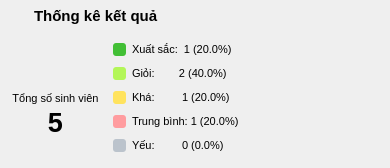
                <widget class="QFrame" name="statisticsCard">
                 <property name="minimumSize">
                  <size>
                   <width>390</width>
                   <height>168</height>
                  </size>
                 </property>
                 <layout class="QVBoxLayout" name="statisticsCardLayout">
                  <property name="leftMargin">
                   <number>0</number>
                  </property>
                  <property name="topMargin">
                   <number>0</number>
                  </property>
                  <property name="rightMargin">
                   <number>0</number>
                  </property>
                  <property name="bottomMargin">
                   <number>0</number>
                  </property>
                  <property name="spacing">
                   <number>0</number>
                  </property>
                  <item>
                   <widget class="QFrame" name="statisticsCardHeader">
                    <layout class="QHBoxLayout" name="statisticsCardHeaderLayout">
                     <property name="leftMargin">
                      <number>6</number>
                     </property>
                     <property name="topMargin">
                      <number>6</number>
                     </property>
                     <property name="rightMargin">
                      <number>6</number>
                     </property>
                     <property name="bottomMargin">
                      <number>6</number>
                     </property>
                     <property name="spacing">
                      <number>8</number>
                     </property>
                     <item>
                      <widget class="QLabel" name="statisticsCardIcon">
                       <property name="text">
                        <string />
                       </property>
                       <property name="font">
                        <font>
                         <family>Segoe UI</family>
                         <pointsize>9</pointsize>
                         <bold>false</bold>
                        </font>
                       </property>
                       <property name="pixmap">
                        <pixmap>:/icons/pie.svg</pixmap>
                       </property>
                       <property name="scaledContents">
                        <bool>true</bool>
                       </property>
                       <property name="minimumSize">
                        <size>
                         <width>20</width>
                         <height>20</height>
                        </size>
                       </property>
                       <property name="maximumSize">
                        <size>
                         <width>20</width>
                         <height>20</height>
                        </size>
                       </property>
                      </widget>
                     </item>
                     <item>
                      <widget class="QLabel" name="statisticsCardTitle">
                       <property name="text">
                        <string>Thống kê kết quả</string>
                       </property>
                       <property name="font">
                        <font>
                         <family>Segoe UI</family>
                         <pointsize>11</pointsize>
                         <bold>true</bold>
                        </font>
                       </property>
                      </widget>
                     </item>
                    </layout>
                   </widget>
                  </item>
                  <item>
                   <widget class="QWidget" name="statisticsCardBody">
                    <layout class="QVBoxLayout" name="statisticsCardBodyLayout">
                     <property name="leftMargin">
                      <number>6</number>
                     </property>
                     <property name="topMargin">
                      <number>6</number>
                     </property>
                     <property name="rightMargin">
                      <number>6</number>
                     </property>
                     <property name="bottomMargin">
                      <number>6</number>
                     </property>
                     <property name="spacing">
                      <number>8</number>
                     </property>
                     <item>
                      <widget class="QWidget" name="statisticsBody">
                       <layout class="QHBoxLayout" name="statisticsBodyLayout" stretch="0,1,0">
                        <property name="leftMargin">
                         <number>0</number>
                        </property>
                        <property name="topMargin">
                         <number>0</number>
                        </property>
                        <property name="rightMargin">
                         <number>0</number>
                        </property>
                        <property name="bottomMargin">
                         <number>0</number>
                        </property>
                        <property name="spacing">
                         <number>8</number>
                        </property>
                        <item>
                         <widget class="QFrame" name="totalStudentsCard">
                          <property name="minimumSize">
                           <size>
                            <width>92</width>
                            <height>104</height>
                           </size>
                          </property>
                          <property name="maximumSize">
                           <size>
                            <width>108</width>
                            <height>120</height>
                           </size>
                          </property>
                          <layout class="QVBoxLayout" name="totalStudentsLayout">
                           <property name="leftMargin">
                            <number>6</number>
                           </property>
                           <property name="topMargin">
                            <number>6</number>
                           </property>
                           <property name="rightMargin">
                            <number>6</number>
                           </property>
                           <property name="bottomMargin">
                            <number>6</number>
                           </property>
                           <property name="spacing">
                            <number>2</number>
                           </property>
                           <item>
                            <spacer name="totalStudentsTopSpacer">
                             <property name="orientation">
                              <enum>Qt::Vertical</enum>
                             </property>
                             <property name="sizeHint">
                              <size>
                               <width>10</width>
                               <height>8</height>
                              </size>
                             </property>
                            </spacer>
                           </item>
                           <item alignment="Qt::AlignHCenter">
                            <widget class="QLabel" name="totalStudentsIcon">
                             <property name="text">
                              <string />
                             </property>
                             <property name="font">
                              <font>
                               <family>Segoe UI</family>
                               <pointsize>9</pointsize>
                               <bold>false</bold>
                              </font>
                             </property>
                             <property name="pixmap">
                              <pixmap>:/icons/person_green.svg</pixmap>
                             </property>
                             <property name="scaledContents">
                              <bool>true</bool>
                             </property>
                             <property name="minimumSize">
                              <size>
                               <width>28</width>
                               <height>28</height>
                              </size>
                             </property>
                             <property name="maximumSize">
                              <size>
                               <width>28</width>
                               <height>28</height>
                              </size>
                             </property>
                            </widget>
                           </item>
                           <item>
                            <widget class="QLabel" name="totalStudentsCaption">
                             <property name="text">
                              <string>Tổng số sinh viên</string>
                             </property>
                             <property name="font">
                              <font>
                               <family>Segoe UI</family>
                               <pointsize>8</pointsize>
                               <bold>false</bold>
                              </font>
                             </property>
                             <property name="alignment">
                              <set>Qt::AlignCenter</set>
                             </property>
                            </widget>
                           </item>
                           <item>
                            <widget class="QLabel" name="totalStudentsLabel">
                             <property name="text">
                              <string>5</string>
                             </property>
                             <property name="font">
                              <font>
                               <family>Segoe UI</family>
                               <pointsize>20</pointsize>
                               <bold>true</bold>
                              </font>
                             </property>
                             <property name="alignment">
                              <set>Qt::AlignCenter</set>
                             </property>
                            </widget>
                           </item>
                           <item>
                            <spacer name="totalStudentsBottomSpacer">
                             <property name="orientation">
                              <enum>Qt::Vertical</enum>
                             </property>
                             <property name="sizeHint">
                              <size>
                               <width>10</width>
                               <height>8</height>
                              </size>
                             </property>
                            </spacer>
                           </item>
                          </layout>
                         </widget>
                        </item>
                        <item>
                         <widget class="QWidget" name="resultsLegend">
                          <layout class="QGridLayout" name="resultsLegendLayout">
                           <property name="leftMargin">
                            <number>0</number>
                           </property>
                           <property name="topMargin">
                            <number>0</number>
                           </property>
                           <property name="rightMargin">
                            <number>0</number>
                           </property>
                           <property name="bottomMargin">
                            <number>0</number>
                           </property>
                           <property name="spacing">
                            <number>6</number>
                           </property>
                           <item row="0" column="0">
                            <widget class="QLabel" name="excellentSwatch">
                             <property name="text">
                              <string />
                             </property>
                             <property name="font">
                              <font>
                               <family>Segoe UI</family>
                               <pointsize>9</pointsize>
                               <bold>false</bold>
                              </font>
                             </property>
                             <property name="minimumSize">
                              <size>
                               <width>13</width>
                               <height>13</height>
                              </size>
                             </property>
                             <property name="maximumSize">
                              <size>
                               <width>13</width>
                               <height>13</height>
                              </size>
                             </property>
                             <property name="styleSheet">
                              <string>background: #42bf35; border-radius: 3px;</string>
                             </property>
                            </widget>
                           </item>
                           <item row="0" column="1">
                            <widget class="QLabel" name="excellentLegendLabel">
                             <property name="text">
                              <string>Xuất sắc:  1 (20.0%)</string>
                             </property>
                             <property name="font">
                              <font>
                               <family>Segoe UI</family>
                               <pointsize>8</pointsize>
                               <bold>false</bold>
                              </font>
                             </property>
                            </widget>
                           </item>
                           <item row="1" column="0">
                            <widget class="QLabel" name="goodSwatch">
                             <property name="text">
                              <string />
                             </property>
                             <property name="font">
                              <font>
                               <family>Segoe UI</family>
                               <pointsize>9</pointsize>
                               <bold>false</bold>
                              </font>
                             </property>
                             <property name="minimumSize">
                              <size>
                               <width>13</width>
                               <height>13</height>
                              </size>
                             </property>
                             <property name="maximumSize">
                              <size>
                               <width>13</width>
                               <height>13</height>
                              </size>
                             </property>
                             <property name="styleSheet">
                              <string>background: #b3f658; border-radius: 3px;</string>
                             </property>
                            </widget>
                           </item>
                           <item row="1" column="1">
                            <widget class="QLabel" name="goodLegendLabel">
                             <property name="text">
                              <string>Giỏi:        2 (40.0%)</string>
                             </property>
                             <property name="font">
                              <font>
                               <family>Segoe UI</family>
                               <pointsize>8</pointsize>
                               <bold>false</bold>
                              </font>
                             </property>
                            </widget>
                           </item>
                           <item row="2" column="0">
                            <widget class="QLabel" name="fairSwatch">
                             <property name="text">
                              <string />
                             </property>
                             <property name="font">
                              <font>
                               <family>Segoe UI</family>
                               <pointsize>9</pointsize>
                               <bold>false</bold>
                              </font>
                             </property>
                             <property name="minimumSize">
                              <size>
                               <width>13</width>
                               <height>13</height>
                              </size>
                             </property>
                             <property name="maximumSize">
                              <size>
                               <width>13</width>
                               <height>13</height>
                              </size>
                             </property>
                             <property name="styleSheet">
                              <string>background: #ffe35e; border-radius: 3px;</string>
                             </property>
                            </widget>
                           </item>
                           <item row="2" column="1">
                            <widget class="QLabel" name="fairLegendLabel">
                             <property name="text">
                              <string>Khá:         1 (20.0%)</string>
                             </property>
                             <property name="font">
                              <font>
                               <family>Segoe UI</family>
                               <pointsize>8</pointsize>
                               <bold>false</bold>
                              </font>
                             </property>
                            </widget>
                           </item>
                           <item row="3" column="0">
                            <widget class="QLabel" name="averageSwatch">
                             <property name="text">
                              <string />
                             </property>
                             <property name="font">
                              <font>
                               <family>Segoe UI</family>
                               <pointsize>9</pointsize>
                               <bold>false</bold>
                              </font>
                             </property>
                             <property name="minimumSize">
                              <size>
                               <width>13</width>
                               <height>13</height>
                              </size>
                             </property>
                             <property name="maximumSize">
                              <size>
                               <width>13</width>
                               <height>13</height>
                              </size>
                             </property>
                             <property name="styleSheet">
                              <string>background: #ff9c9f; border-radius: 3px;</string>
                             </property>
                            </widget>
                           </item>
                           <item row="3" column="1">
                            <widget class="QLabel" name="averageLegendLabel">
                             <property name="text">
                              <string>Trung bình: 1 (20.0%)</string>
                             </property>
                             <property name="font">
                              <font>
                               <family>Segoe UI</family>
                               <pointsize>8</pointsize>
                               <bold>false</bold>
                              </font>
                             </property>
                            </widget>
                           </item>
                           <item row="4" column="0">
                            <widget class="QLabel" name="weakSwatch">
                             <property name="text">
                              <string />
                             </property>
                             <property name="font">
                              <font>
                               <family>Segoe UI</family>
                               <pointsize>9</pointsize>
                               <bold>false</bold>
                              </font>
                             </property>
                             <property name="minimumSize">
                              <size>
                               <width>13</width>
                               <height>13</height>
                              </size>
                             </property>
                             <property name="maximumSize">
                              <size>
                               <width>13</width>
                               <height>13</height>
                              </size>
                             </property>
                             <property name="styleSheet">
                              <string>background: #bbc3cc; border-radius: 3px;</string>
                             </property>
                            </widget>
                           </item>
                           <item row="4" column="1">
                            <widget class="QLabel" name="weakLegendLabel">
                             <property name="text">
                              <string>Yếu:         0 (0.0%)</string>
                             </property>
                             <property name="font">
                              <font>
                               <family>Segoe UI</family>
                               <pointsize>8</pointsize>
                               <bold>false</bold>
                              </font>
                             </property>
                            </widget>
                           </item>
                          </layout>
                         </widget>
                        </item>
                        <item>
                         <widget class="QLabel" name="resultsChart">
                          <property name="text">
                           <string />
                          </property>
                          <property name="font">
                           <font>
                            <family>Segoe UI</family>
                            <pointsize>9</pointsize>
                            <bold>false</bold>
                           </font>
                          </property>
                          <property name="pixmap">
                           <pixmap>:/icons/results_donut.svg</pixmap>
                          </property>
                          <property name="scaledContents">
                           <bool>true</bool>
                          </property>
                          <property name="minimumSize">
                           <size>
                            <width>120</width>
                            <height>120</height>
                           </size>
                          </property>
                          <property name="maximumSize">
                           <size>
                            <width>120</width>
                            <height>120</height>
                           </size>
                          </property>
                         </widget>
                        </item>
                       </layout>
                      </widget>
                     </item>
                    </layout>
                   </widget>
                  </item>
                 </layout>
                </widget>
